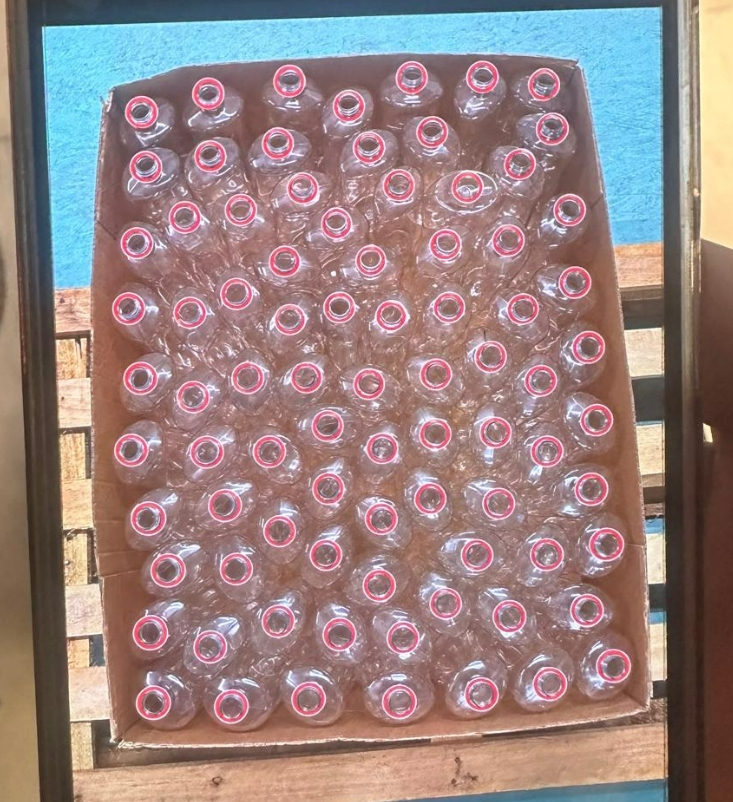
#> input picture original_bottles.jpg, 733 x 802 px
$ python prepare_dataset.py
#> lines starting #> are read from the running program, lines starting #| are printed output that depends on the picture; after the words box and inside, x2 and y2 are one past the last pixel; in counts of white or black regions, pixels touching at a corner belong together
import os
import random
import shutil
from pathlib import Path
import cv2
import numpy as np

# Sabit rastgelelik tohumu (tekrarlanabilirlik için)
random.seed(42)
np.random.seed(42)

BASE_DIR = Path(__file__).resolve().parent
SOURCE_IMAGE = BASE_DIR / "original_bottles.jpg"
DATASET_DIR = BASE_DIR / "dataset"


def imread_unicode(path: Path) -> np.ndarray:
    """Windows Türkçe karakterli (Masaüstü vb.) dosya yollarından güvenli görsel okuma."""
    data = np.fromfile(str(path), dtype=np.uint8)
    img = cv2.imdecode(data, cv2.IMREAD_COLOR)
#> img is the input picture: shape (802, 733, 3); mean B, G, R 129.1, 130.2, 152.5
    if img is None:
        raise FileNotFoundError(f"Görsel okunamadı: {path}")
    return img


def imwrite_unicode(path: Path, img: np.ndarray, quality: int = 95) -> None:
    """Windows Türkçe karakterli dosya yollarına güvenli görsel yazma."""
    path.parent.mkdir(parents=True, exist_ok=True)
    ext = path.suffix.lower() or ".jpg"
    params = [cv2.IMWRITE_JPEG_QUALITY, quality] if ext in [".jpg", ".jpeg"] else []
    ok, buf = cv2.imencode(ext, img, params)
    if ok:
        buf.tofile(str(path))


def detect_initial_bottles(img: np.ndarray):
    """
    Orijinal görseldeki 83 şişe ağzını otomatik tespit eder.
    Döndürür: [(cx, cy, bw, bh), ...] piksel cinsinden kutu listesi.
    """
    h, w = img.shape[:2]
    lab = cv2.cvtColor(img, cv2.COLOR_BGR2LAB).astype(np.float32)
    a_chan = lab[:, :, 1]
    a_local = a_chan - cv2.GaussianBlur(a_chan, (61, 61), 15)
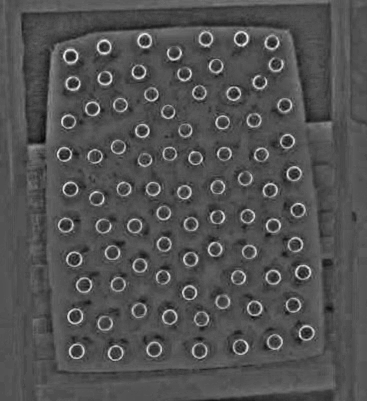
#> a_local: shape (802, 733) float32 (shown at 1/2 size); min -21.75, max 46, mean 0; drawn with min black and max white

    box_mask = np.zeros((h, w), dtype=np.uint8)
    poly = np.array([
        [116, 74],
        [568, 62],
        [642, 722],
        [115, 738]
    ], dtype=np.int32)
    cv2.fillPoly(box_mask, [poly], 255)
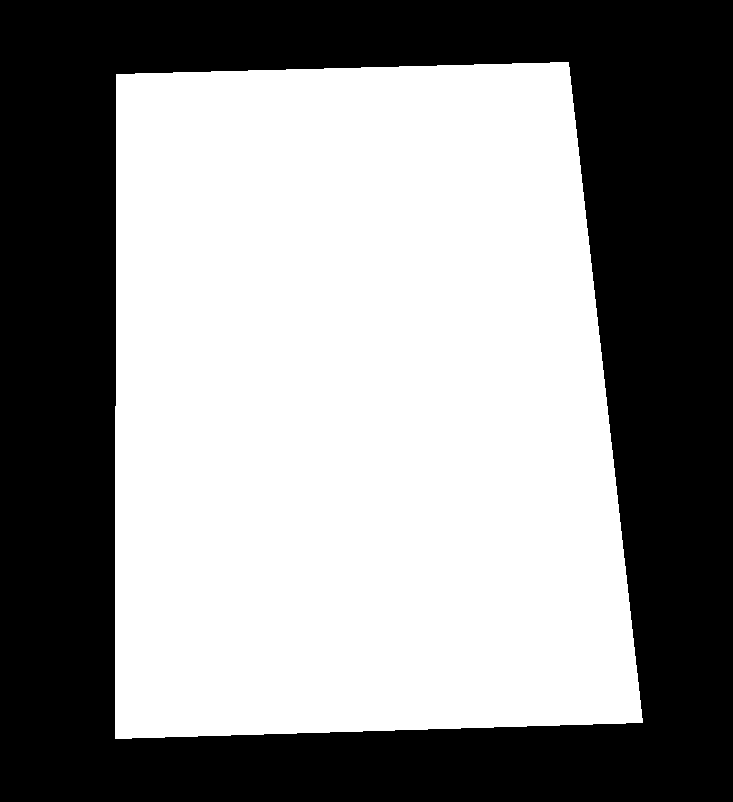
#> box_mask: shape (802, 733); 55.4% white; 1 black region, box (x1, y1, x2, y2) and area: (0, 0, 733, 802) 262154

    mask = ((a_local > 6.2) & (box_mask > 0)).astype(np.uint8) * 255
#> mask: shape (802, 733); 5.6% white; 127 white regions (40 under 20 px), largest, box (x1, y1, x2, y2) and area: (125, 94, 159, 130) 552, (192, 77, 224, 111) 520, (528, 66, 560, 102) 505
    m = cv2.morphologyEx(mask, cv2.MORPH_OPEN, cv2.getStructuringElement(cv2.MORPH_ELLIPSE, (3, 3)))
#> m: shape (802, 733); 5.5% white; 94 white regions (5 under 20 px), largest, box (x1, y1, x2, y2) and area: (125, 94, 159, 130) 550, (192, 77, 224, 111) 515, (528, 66, 560, 102) 494
    m = cv2.morphologyEx(m, cv2.MORPH_CLOSE, cv2.getStructuringElement(cv2.MORPH_ELLIPSE, (9, 9)))
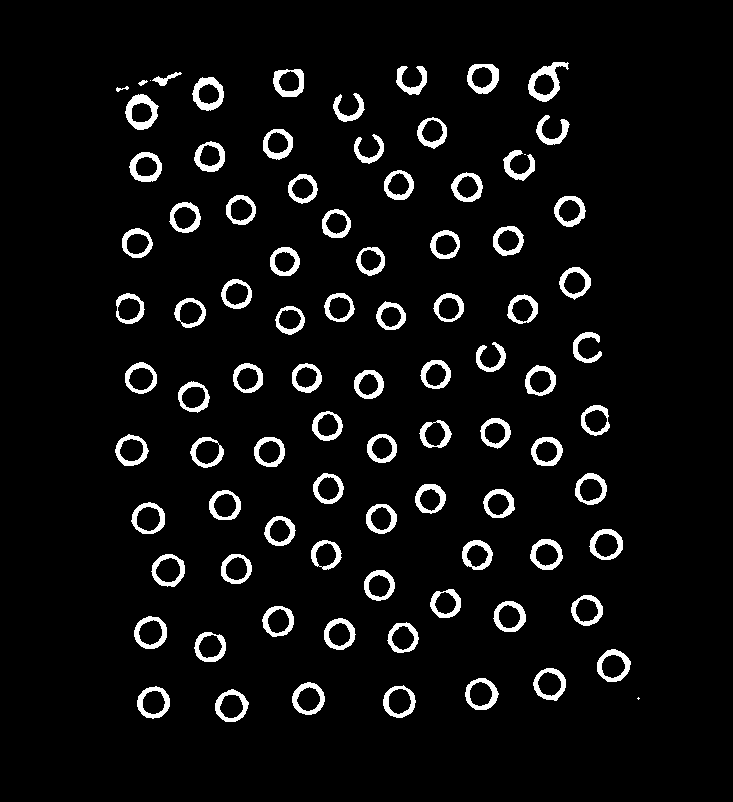
#> m: shape (802, 733); 5.7% white; 89 white regions (3 under 20 px)

    contours, _ = cv2.findContours(m, cv2.RETR_EXTERNAL, cv2.CHAIN_APPROX_SIMPLE)
#> contours = 89 contours, 4 with area under 20; largest, box (x1, y1, x2, y2) and area: (528, 62, 569, 102) 867, (125, 94, 159, 130) 834, (134, 616, 167, 649) 814, (151, 554, 185, 587) 812, (597, 649, 631, 682) 801

    raw_boxes = []
    for cnt in contours:
        x, y, bw, bh = cv2.boundingRect(cnt)
        area = cv2.contourArea(cnt)
        if 20 <= bw <= 55 and 20 <= bh <= 55 and area > 180:
            raw_boxes.append((x, y, bw, bh))
#> this loop made 89 passes
#> (x, y, bw, bh, area) on passes 2 to 9: (215, 689, 34, 33, 782.5), (137, 686, 33, 33, 786), (383, 685, 33, 33, 783), (292, 682, 33, 33, 786.5), (465, 678, 34, 32, 783), (533, 668, 33, 33, 781), (597, 649, 34, 33, 801), (194, 632, 32, 30, 723.5)
#> after the loop, raw_boxes = 83 items, first 6: (215, 689, 34, 33), (137, 686, 33, 33), (383, 685, 33, 33), (292, 682, 33, 33), (465, 678, 34, 32), (533, 668, 33, 33)

    raw_boxes.sort(key=lambda b: (b[1] // 50, b[0]))

    pad = 4
    boxes = []
    for (x, y, bw, bh) in raw_boxes:
        x1 = max(0, x - pad)
        y1 = max(0, y - pad)
        x2 = min(w, x + bw + pad)
        y2 = min(h, y + bh + pad)
        cx = (x1 + x2) / 2.0
        cy = (y1 + y2) / 2.0
        boxes.append((cx, cy, float(x2 - x1), float(y2 - y1)))
#> this loop made 83 passes
#> (x, y, bw, bh, x1, y1, x2, y2) on passes 1 to 8: (125, 94, 34, 36, 121, 90, 163, 134), (192, 77, 32, 34, 188, 73, 228, 115), (273, 69, 31, 28, 269, 65, 308, 101), (333, 93, 32, 29, 329, 89, 369, 126), (396, 66, 31, 29, 392, 62, 431, 99), (467, 64, 32, 30, 463, 60, 503, 98), (528, 62, 41, 40, 524, 58, 573, 106), (194, 141, 31, 31, 190, 137, 229, 176)
#| [2/5] Otomatik etiketleme tamamlandı: 83 adet şişe tespit edildi.

    return boxes


# ==============================================================================
# MADDE 1: KIRMIZI HALKALARI SİLİP "YAPAY ŞEFFAF ŞİŞE" VE KARIŞIK RENK ÜRETİMİ
# ==============================================================================
def convert_bottles_to_transparent(img: np.ndarray, boxes: list, transparent_ratio: float = 1.0) -> np.ndarray:
    """
    Seçilen orandaki şişelerin kırmızı halkalarını LAB uzayında nötrleyerek
    şeffaf plastik/cam şişe ağzı görünümüne (parlak renksiz halka) dönüştürür.
    transparent_ratio = 1.0 -> Tüm şişeler şeffaf
    transparent_ratio = 0.5 -> Şişelerin rastgele yarısı şeffaf, yarısı kırmızı
    """
#> called with transparent_ratio = 1
    out = img.copy()
    lab = cv2.cvtColor(out, cv2.COLOR_BGR2LAB).astype(np.float32)
    h, w = img.shape[:2]

    # Hangi şişelerin şeffafa dönüştürüleceğini seç
    num_trans = int(round(len(boxes) * transparent_ratio))
    selected_indices = set(random.sample(range(len(boxes)), num_trans))

    for idx, (cx, cy, bw, bh) in enumerate(boxes):
        if idx not in selected_indices:
            continue

        x1 = max(0, int(cx - bw * 0.6))
        y1 = max(0, int(cy - bh * 0.6))
        x2 = min(w, int(cx + bw * 0.6))
        y2 = min(h, int(cy + bh * 0.6))

        patch_L = lab[y1:y2, x1:x2, 0]
        patch_a = lab[y1:y2, x1:x2, 1]
        patch_b = lab[y1:y2, x1:x2, 2]

        # Kırmızı halka piksellerini bul (a kanalı yerel ortalamadan yüksek olanlar)
        red_strength = np.clip((patch_a - 133.0) / 25.0, 0.0, 1.0)

        # Kırmızılığı tamamen nötr şeffaf plastik/koli yansıma tonuna (~131) çek
        patch_a_new = patch_a * (1.0 - red_strength * 0.92) + 130.5 * (red_strength * 0.92)
        patch_b_new = patch_b * (1.0 - red_strength * 0.50) + 134.0 * (red_strength * 0.50)

        # Şeffaf şişe ağzındaki ışık kırılmasını (parlamayı) simüle etmek için L kanalını hafif güçlendir
        patch_L_new = np.clip(patch_L + red_strength * 18.0, 0, 255)

        lab[y1:y2, x1:x2, 0] = patch_L_new
        lab[y1:y2, x1:x2, 1] = patch_a_new
        lab[y1:y2, x1:x2, 2] = patch_b_new
#> this loop made 83 passes
#> (cx, cy, bw, bh) on passes 1 to 8: (142, 112, 42, 44), (208, 94, 40, 42), (288.5, 83, 39, 36), (349, 107.5, 40, 37), (411.5, 80.5, 39, 37), (483, 79, 40, 38), (548.5, 82, 49, 48), (209.5, 156.5, 39, 39)
#> pass 1, in convert_bottles_to_transparent, `red_strength = np.clip((patch_a - 133.0) / 25.0, 0.0, 1.0)`:
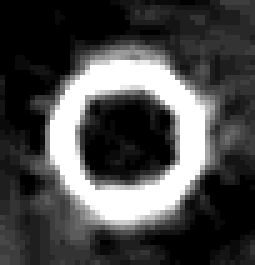
#> red_strength: shape (53, 51) float32 (shown 5 times larger); min 0, max 1, mean 0.289

    return cv2.cvtColor(lab.astype(np.uint8), cv2.COLOR_LAB2BGR)


def shift_bottle_colors(img: np.ndarray, hue_shift: int = 90, desaturate: float = 1.0) -> np.ndarray:
    """Renk ezberini kırmak için ton (Hue) ve doygunluk (Saturation) dönüşümü uygular."""
    hsv = cv2.cvtColor(img, cv2.COLOR_BGR2HSV).astype(np.float32)
    hsv[:, :, 0] = (hsv[:, :, 0] + hue_shift) % 180
    hsv[:, :, 1] = np.clip(hsv[:, :, 1] * desaturate, 0, 255)
    return cv2.cvtColor(hsv.astype(np.uint8), cv2.COLOR_HSV2BGR)


# ==============================================================================
# MADDE 2: DİZİLİM EZBERİNİ KIRMA (RASTGELE EKSİK ŞİŞE / BOŞLUK SİMÜLASYONU)
# ==============================================================================
def apply_random_bottle_dropout(img: np.ndarray, boxes: list, drop_count: int):
    """
    Modelin 'her zaman 83 şişe yan yana dizilidir' ezberini bozmak için
    rastgele seçilen şişeleri arka plan dokusuyla kapatır ve etiket 리스트esinden siler.
    """
    if drop_count <= 0 or drop_count >= len(boxes) - 10:
        return img.copy(), list(boxes)

    out = img.copy()
    h, w = out.shape[:2]
    drop_indices = set(random.sample(range(len(boxes)), drop_count))
    kept_boxes = []

    for idx, (cx, cy, bw, bh) in enumerate(boxes):
        if idx not in drop_indices:
            kept_boxes.append((cx, cy, bw, bh))
            continue

        # Şişe bölgesini yumuşak arka plan (koli/naylon) dokusuyla doldur
        x1 = max(0, int(cx - bw * 0.52))
        y1 = max(0, int(cy - bh * 0.52))
        x2 = min(w, int(cx + bw * 0.52))
        y2 = min(h, int(cy + bh * 0.52))

        # Çevre piksellerin medyan rengini alıp hafif gürültü ve bulanıklıkla kapat
        ring_pad = 6
        rx1, ry1 = max(0, x1 - ring_pad), max(0, y1 - ring_pad)
        rx2, ry2 = min(w, x2 + ring_pad), min(h, y2 + ring_pad)
        med_color = np.median(out[ry1:ry2, rx1:rx2].reshape(-1, 3), axis=0)

        noise = np.random.normal(0, 6, (y2 - y1, x2 - x1, 3))
        patch = np.clip(med_color + noise, 0, 255).astype(np.uint8)
        out[y1:y2, x1:x2] = cv2.GaussianBlur(patch, (9, 9), 3)

    return out, kept_boxes


# ==============================================================================
# MADDE 3: ÇOKLU ÖLÇEK (YAKIN/UZAK KAMERA) VE PERSPEKTİF / DÖNDÜRME
# ==============================================================================
def rotate_image_and_boxes(img: np.ndarray, boxes: list, angle_deg: float, scale: float = 1.0):
    """Görseli ve dairesel şişe ağzı kutularını belirtilen açı ve ölçekle döndürür."""
    h, w = img.shape[:2]
    center = (w / 2.0, h / 2.0)
    M = cv2.getRotationMatrix2D(center, angle_deg, scale)

    rotated_img = cv2.warpAffine(
        img, M, (w, h),
        flags=cv2.INTER_LINEAR,
        borderMode=cv2.BORDER_CONSTANT,
        borderValue=(114, 114, 114)
    )

    rad = np.deg2rad(angle_deg)
    cos2 = np.cos(rad) ** 2
    sin2 = np.sin(rad) ** 2

    new_boxes = []
    for (cx, cy, bw, bh) in boxes:
        nx = M[0, 0] * cx + M[0, 1] * cy + M[0, 2]
        ny = M[1, 0] * cx + M[1, 1] * cy + M[1, 2]
        nbw = (bw * cos2 + bh * sin2) * scale
        nbh = (bw * sin2 + bh * cos2) * scale

        margin = min(nbw, nbh) * 0.35
        if margin <= nx <= (w - margin) and margin <= ny <= (h - margin):
            x1 = np.clip(nx - nbw / 2.0, 0, w)
            y1 = np.clip(ny - nbh / 2.0, 0, h)
            x2 = np.clip(nx + nbw / 2.0, 0, w)
            y2 = np.clip(ny + nbh / 2.0, 0, h)
            if (x2 - x1) >= 10 and (y2 - y1) >= 10:
                new_boxes.append(((x1 + x2) / 2.0, (y1 + y2) / 2.0, x2 - x1, y2 - y1))

    return rotated_img, new_boxes


def flip_image_and_boxes(img: np.ndarray, boxes: list, flip_code: int):
    h, w = img.shape[:2]
    flipped = cv2.flip(img, flip_code)
    new_boxes = []
    for (cx, cy, bw, bh) in boxes:
        nx = (w - cx) if flip_code in (1, -1) else cx
        ny = (h - cy) if flip_code in (0, -1) else cy
        new_boxes.append((nx, ny, bw, bh))
    return flipped, new_boxes


def random_crop_and_boxes(img: np.ndarray, boxes: list, crop_ratio: float):
    """Farklı kamera yakınlıklarını (büyük şişe / az şişe) öğretmek için rastgele kesit alır."""
    h, w = img.shape[:2]
    ch, cw = int(h * crop_ratio), int(w * crop_ratio)
    y0 = random.randint(0, max(0, h - ch))
    x0 = random.randint(0, max(0, w - cw))

    cropped = img[y0:y0 + ch, x0:x0 + cw].copy()
    new_boxes = []
    for (cx, cy, bw, bh) in boxes:
        nx, ny = cx - x0, cy - y0
        if (bw * 0.35) <= nx <= (cw - bw * 0.35) and (bh * 0.35) <= ny <= (ch - bh * 0.35):
            x1 = np.clip(nx - bw / 2.0, 0, cw)
            y1 = np.clip(ny - bh / 2.0, 0, ch)
            x2 = np.clip(nx + bw / 2.0, 0, cw)
            y2 = np.clip(ny + bh / 2.0, 0, ch)
            new_boxes.append(((x1 + x2) / 2.0, (y1 + y2) / 2.0, x2 - x1, y2 - y1))

    return cropped, new_boxes


# ==============================================================================
# MADDE 4: ŞEFFAF PLASTİK İÇİN KONTRAST GÜÇLENDİRME (CLAHE) VE IŞIK ÇEŞİTLEMESİ
# ==============================================================================
def enhance_transparent_contrast(img: np.ndarray, clip_limit: float = 2.0) -> np.ndarray:
    """Şeffaf şişe ağızlarındaki dairesel ışık yansımalarını belirginleştirir."""
    lab = cv2.cvtColor(img, cv2.COLOR_BGR2LAB)
    clahe = cv2.createCLAHE(clipLimit=clip_limit, tileGridSize=(8, 8))
    lab[:, :, 0] = clahe.apply(lab[:, :, 0])
    return cv2.cvtColor(lab, cv2.COLOR_LAB2BGR)


def adjust_photometrics(img: np.ndarray, alpha: float = 1.0, beta: float = 0.0) -> np.ndarray:
    return cv2.convertScaleAbs(img, alpha=alpha, beta=beta)


def save_yolo_sample(img: np.ndarray, boxes: list, img_path: Path, label_path: Path):
    h, w = img.shape[:2]
    imwrite_unicode(img_path, img)
    label_path.parent.mkdir(parents=True, exist_ok=True)
    lines = []
    for (cx, cy, bw, bh) in boxes:
        ncx = np.clip(cx / w, 0.0, 1.0)
        ncy = np.clip(cy / h, 0.0, 1.0)
        nbw = np.clip(bw / w, 0.0, 1.0)
        nbh = np.clip(bh / h, 0.0, 1.0)
        lines.append(f"0 {ncx:.6f} {ncy:.6f} {nbw:.6f} {nbh:.6f}")
    label_path.write_text("\n".join(lines) + "\n", encoding="utf-8")


def build_dataset():
    print(f"[1/5] Kaynak görsel okunuyor: {SOURCE_IMAGE}")
    img_orig = imread_unicode(SOURCE_IMAGE)
    boxes_orig = detect_initial_bottles(img_orig)
    print(f"[2/5] Otomatik etiketleme tamamlandı: {len(boxes_orig)} adet şişe tespit edildi.")

    # Tamamen şeffaf şişe versiyonunu üret ve kaydet (kontrol için)
    img_full_transparent = convert_bottles_to_transparent(img_orig, boxes_orig, transparent_ratio=1.0)
    img_mixed_transparent = convert_bottles_to_transparent(img_orig, boxes_orig, transparent_ratio=0.55)
#> call 2 of convert_bottles_to_transparent, with transparent_ratio = 0.55
#> the loop in convert_bottles_to_transparent (call 2), `for idx, (cx, cy, bw, bh) in enumerate(boxes):` made 83 passes
#> after the loop in convert_bottles_to_transparent (call 2), `for idx, (cx, cy, bw, bh) in enumerate(boxes):`:
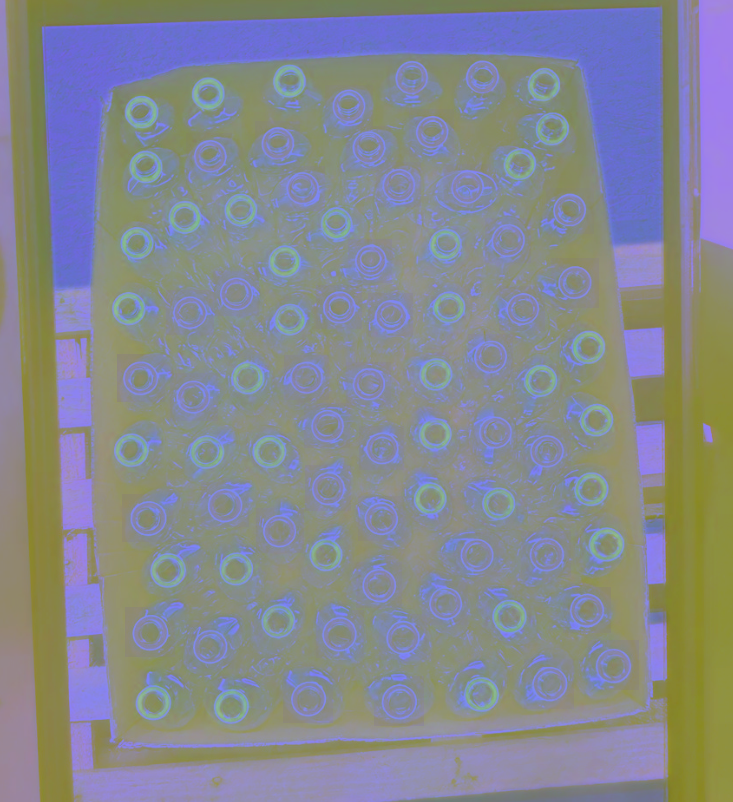
#> lab: shape (802, 733, 3) float32; mean B, G, R 145.1, 136.3, 132.8
    imwrite_unicode(BASE_DIR / "outputs" / "ornek_seffaf_siseler.jpg", img_full_transparent)

    if DATASET_DIR.exists():
        shutil.rmtree(DATASET_DIR)

    for split in ["train", "val"]:
        (DATASET_DIR / "images" / split).mkdir(parents=True, exist_ok=True)
        (DATASET_DIR / "labels" / split).mkdir(parents=True, exist_ok=True)

    print("[3/5] 4 aşamalı ezber bozucu veri seti üretiliyor (Şeffaf + Kırmızı + Boşluklu + Çoklu Ölçek)...")
    samples = []

    # GRUP A: Tamamen Şeffaf Şişeler (%0 Kırmızı) - Farklı Açılar ve Ölçekler (60 görsel)
    for idx, angle in enumerate(range(0, 360, 6)):
        base_t = convert_bottles_to_transparent(img_orig, boxes_orig, transparent_ratio=1.0)
        if idx % 2 == 0:
            base_t = enhance_transparent_contrast(base_t, clip_limit=random.uniform(1.6, 2.4))
        scale = random.uniform(0.78, 1.08)
        r_img, r_boxes = rotate_image_and_boxes(base_t, boxes_orig, float(angle), scale=scale)
        r_img = adjust_photometrics(r_img, alpha=random.uniform(0.88, 1.15), beta=random.uniform(-12, 12))
        is_val = (angle % 36 == 12)
        samples.append((f"trans_rot_{angle:03d}", r_img, r_boxes, is_val))
#> this loop made 60 passes
#> pass 1, in build_dataset, `r_img = adjust_photometrics(r_img, alpha=random.uniform(0.88, 1.15), b..`:
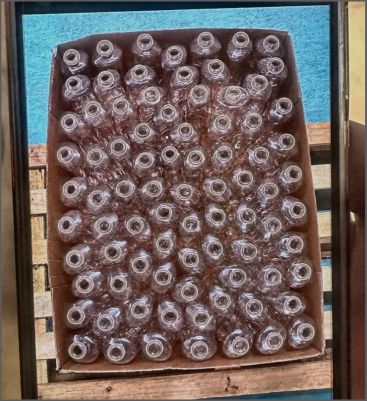
#> r_img: shape (802, 733, 3) (shown at 1/2 size); mean B, G, R 93.4, 96.3, 109.4

    # GRUP B: Yarı Şeffaf + Yarı Kırmızı Karışık Koliler + Rastgele Eksik Şişeler (45 görsel)
    for idx, angle in enumerate(range(0, 360, 8)):
        ratio = random.uniform(0.35, 0.75)
        mixed_img = convert_bottles_to_transparent(img_orig, boxes_orig, transparent_ratio=ratio)
        # Bazılarında rastgele 5-22 şişeyi silerek dizilim ezberini kır
        drop_n = random.randint(6, 22) if idx % 2 == 1 else 0
        m_img, m_boxes = apply_random_bottle_dropout(mixed_img, boxes_orig, drop_count=drop_n)
        if idx % 3 == 0:
            m_img, m_boxes = flip_image_and_boxes(m_img, m_boxes, random.choice([0, 1]))
        scale = random.uniform(0.80, 1.06)
        r_img, r_boxes = rotate_image_and_boxes(m_img, m_boxes, float(angle), scale=scale)
        is_val = (angle % 48 == 16)
        samples.append((f"mixed_drop_{idx:02d}_rot_{angle:03d}", r_img, r_boxes, is_val))
#> this loop made 45 passes
#> pass 1, in rotate_image_and_boxes (call 61), `rotated_img = cv2.warpAffine( img, M, (w, h), flags=cv2.INTER_LINEAR, ..`:
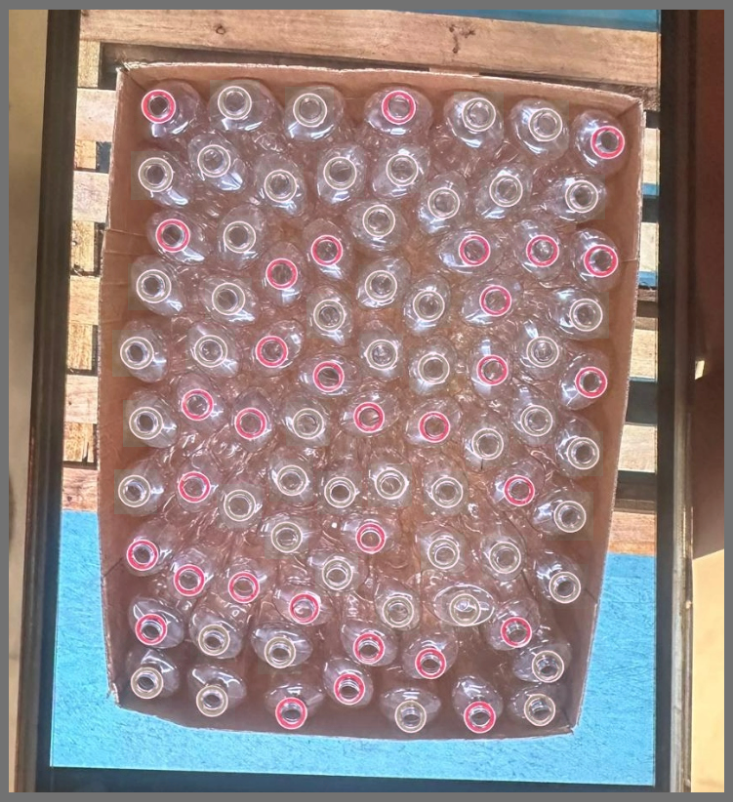
#> rotated_img: shape (802, 733, 3); mean B, G, R 129.7, 132, 149.6

    # GRUP C: Orijinal Kırmızı ve Farklı Renk/Gri Tonlamalı Döndürmeler (45 görsel)
    for idx, angle in enumerate(range(0, 360, 8)):
        if idx % 3 == 0:
            # Tamamen orijinal kırmızı halkalı
            c_img = img_orig.copy()
        elif idx % 3 == 1:
            # Farklı kapak/halka rengi (mavi/yeşil/sarı)
            c_img = shift_bottle_colors(img_orig, hue_shift=random.choice([60, 90, 120]), desaturate=random.uniform(0.5, 1.0))
        else:
            # Gri tonlamaya yakın (renksiz/nötr)
            c_img = shift_bottle_colors(img_orig, hue_shift=0, desaturate=random.uniform(0.0, 0.25))

        scale = 1.0 if angle % 90 == 0 else random.uniform(0.82, 1.06)
        r_img, r_boxes = rotate_image_and_boxes(c_img, boxes_orig, float(angle), scale=scale)
        is_val = (angle % 48 == 24)
        samples.append((f"color_{idx:02d}_rot_{angle:03d}", r_img, r_boxes, is_val))
#> (the rest of the program and of its run is left out)
